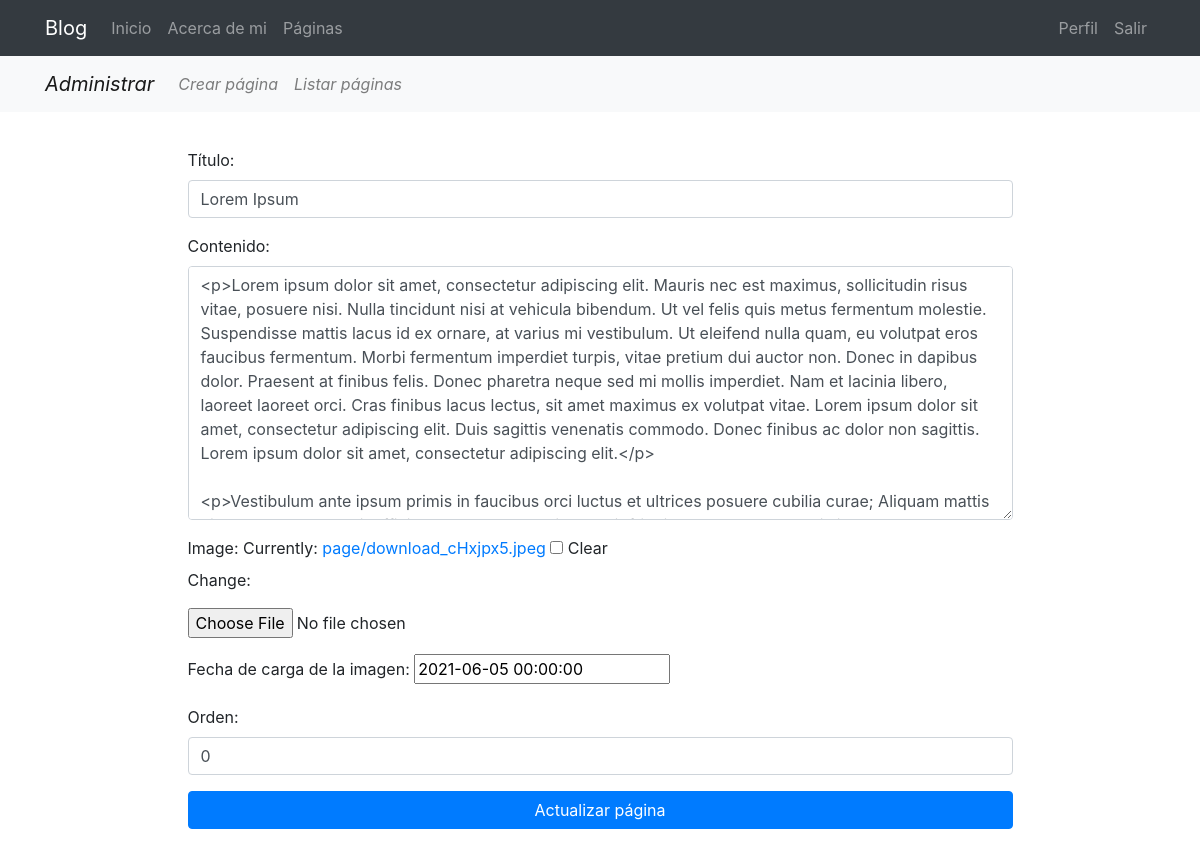
The app's page /pages/update/2/ (signed in), older data.
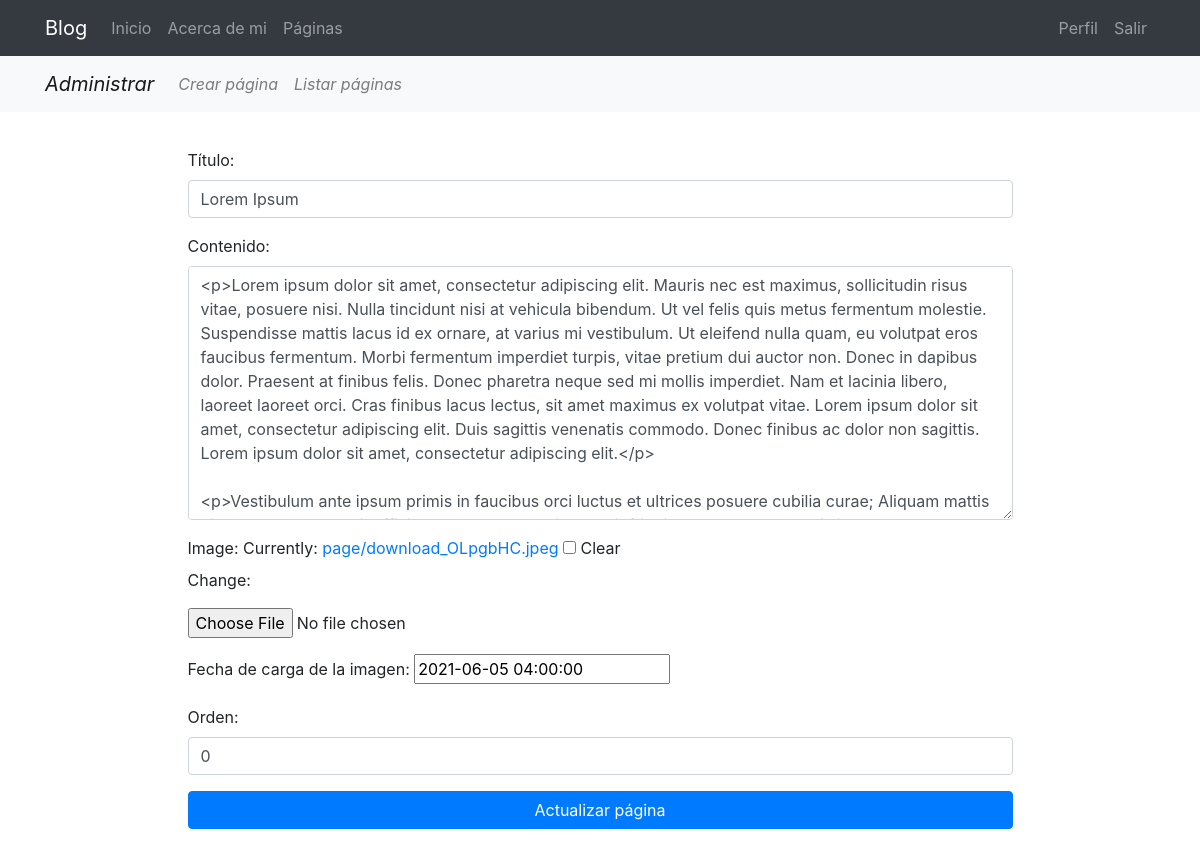
The same page, newer data.
### pages/models.py (models this page shows, shortened)
class Page(models.Model):
    title = models.CharField(verbose_name="Título", max_length=200)
    content = RichTextField(verbose_name="Contenido")
    order = models.SmallIntegerField(verbose_name="Orden", default=0)
    created = models.DateTimeField(auto_now_add=True, verbose_name="Fecha de creación")
    updated = models.DateTimeField(auto_now=True, verbose_name="Fecha de edición")
    image = models.ImageField(upload_to=custom_upload_to, null=True, blank=True)
    posted = models.DateTimeField(verbose_name="Fecha de carga de la imagen", null=True, blank=True)
    class Meta:
        verbose_name = "página"
        verbose_name_plural = "páginas"
        ordering = ['order', 'title']

### pages/views.py (the view, shortened to what this page needs)
# urls.py: path('update/<int:pk>/', PageUpdateView.as_view(), name='update'),
@method_decorator(staff_member_required, name='dispatch')
class PageUpdateView(UpdateView):
    model = Page
    form_class = PageForm
    template_name_suffix = '_update_form'

### pages/forms.py
class PageForm(forms.ModelForm):
    class Meta:
        model = Page
        fields = ['title', 'content', 'image', 'posted','order']
        widgets = {
            'title': forms.TextInput(attrs={'class': 'form-control', 'placeholder': 'Título'}),
            'content': forms.Textarea(attrs={'class': 'form-control'}),
            'order': forms.NumberInput(attrs={'class': 'form-control', 'placeholder': 'Orden'}),
            'image': forms.ClearableFileInput(attrs={'class':'form-control-file mt-3'}),
            'posted': forms.DateTimeInput(attrs={'class': 'datepicker'}),
        }

### pages/templates/pages/page_update_form.html (shortened to what this page needs)
{% extends 'core/base.html' %}
{% load static %}
{% block content %}
{% include 'pages/includes/pages_menu.html'%}
<main role="main">
  <div class="container">
    <div class="row mt-3 mb-5">
      <div class="col-md-9 mx-auto">
        <div>
          <form action="" method="post" enctype="multipart/form-data">{% csrf_token %}
            {{ form.as_p }}
          <div class="text-center">
            <input type="submit" class="btn btn-primary btn-block" value="Actualizar página" />
          </div>
        </form>
        </div>
      </div>
    </div>
  </div>
</main>
{% endblock %}

Row changes from the older to the newer data that the page shows:
changed Page "Lorem Ipsum": posted "2021-06-05 00:00:00" → "2021-06-05 04:00:00"
Text that changed along with them:
text no longer shown: "Título: Contenido: Image: Currently: page/download_cHxjpx5.jpeg Clear Change: Fecha de carga de la imagen: Orden:"
text now shown: "Título: Contenido: Image: Currently: page/download_OLpgbHC.jpeg Clear Change: Fecha de carga de la imagen: Orden:"
